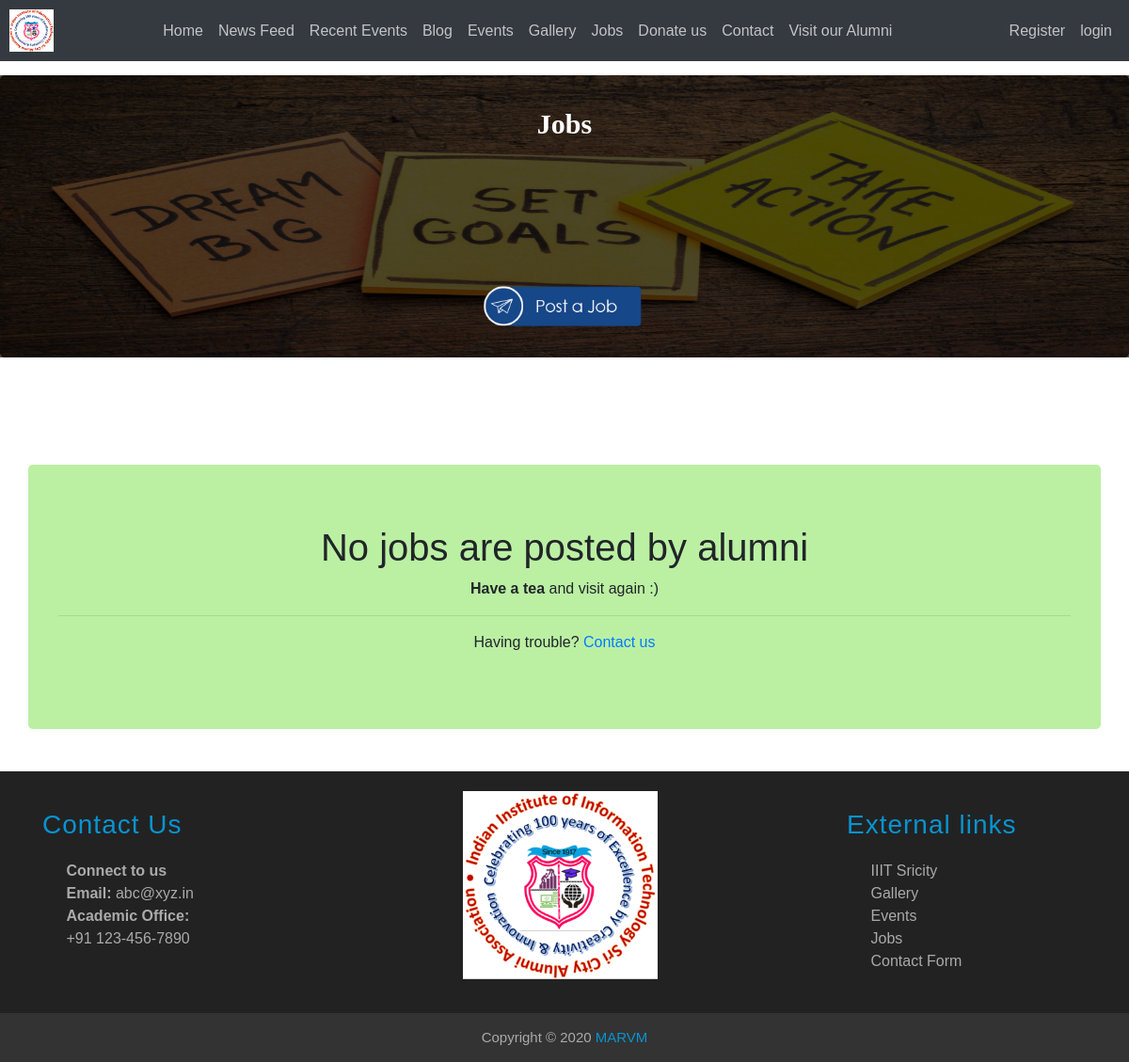
The app's page /jobs/, older data.
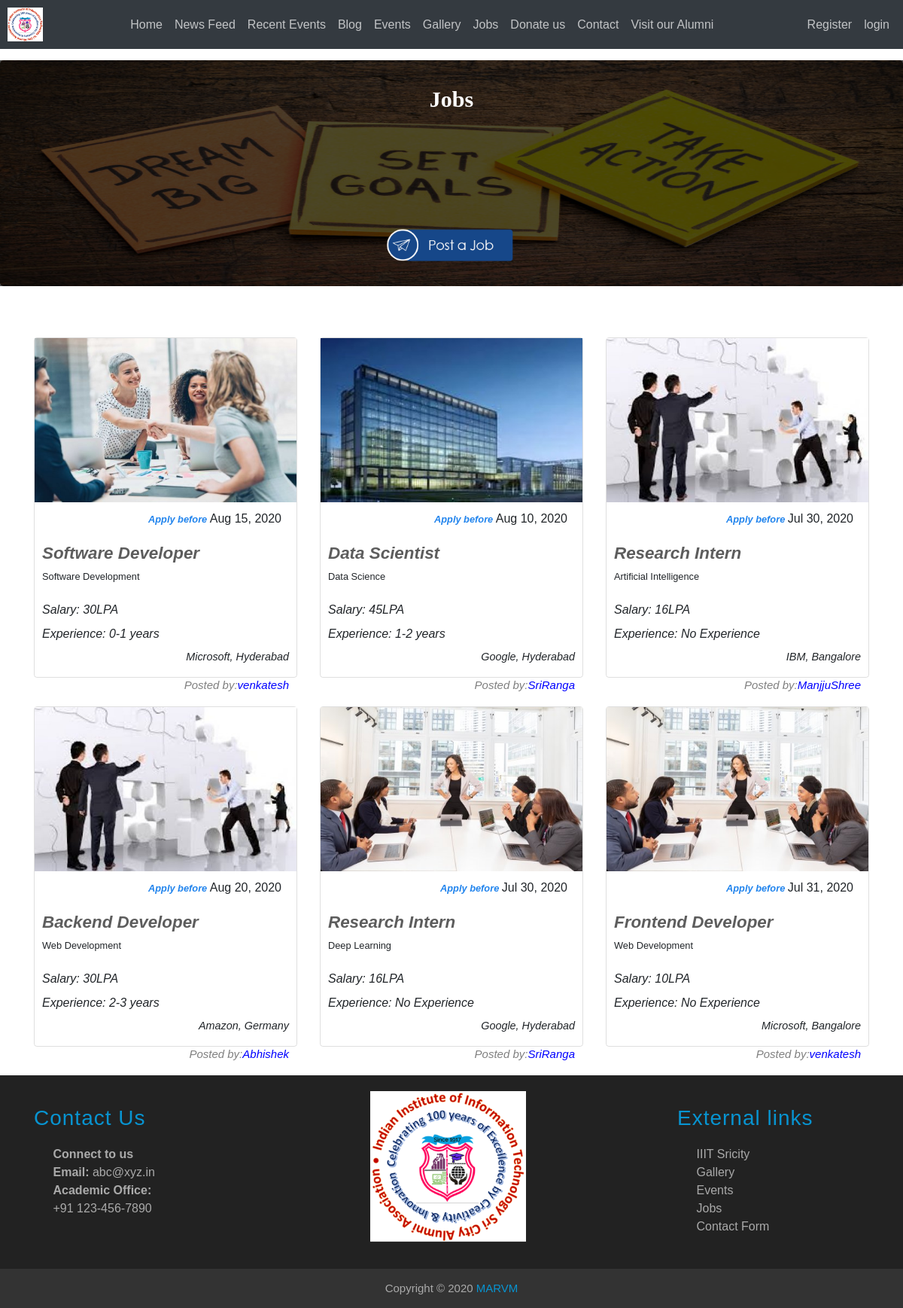
The same page, newer data.
### jobs/models.py (models this page shows, shortened)
class Jobs_details(models.Model):
    user = models.ForeignKey(User,on_delete=models.CASCADE)
    job_title = models.CharField(max_length=50)
    last_date = models.DateTimeField(max_length=10)
    company = models.CharField(max_length=50)
    place = models.CharField(max_length= 50)
    experience = models.CharField(max_length = 50)
    salary = models.CharField(max_length = 20)
    category=models.CharField(max_length=50)
    imgSrc=models.CharField(max_length=50)

### accounts/models.py (models this page shows)
class User(AbstractUser):
    phone_number = models.CharField(
        max_length=15,
        blank = False,
        default="",
        validators=[
            RegexValidator(
                regex='^([+][0-9]{1,4}[6-9][0-9]{9})$',
                message='mobile number should be in the format "+999999999" ',
                code='invalid_phone_number'
            ),
        ]
    )
    email_confirmed = models.BooleanField(default=False)
    conditions = models.BooleanField(default=False)
    avatar = models.ImageField(upload_to=update_filename,blank = True)
    linkedin_url = models.URLField(blank = True)
    github_url = models.URLField(blank = True)
    webpage_url = models.URLField(blank = True)
    passout_year = models.CharField(max_length=4,blank=True)
    company = models.CharField(max_length=100,blank = True)
    summary = models.CharField(max_length=100,blank = True)
    place = models.CharField(max_length = 100,blank = True)

### jobs/views.py (the view)
# urls.py: path('jobs/',JobsView,name="jobs"),
def JobsView(request):
    jobslist=Jobs_details.objects.all()
    return render(request,'jobs.html',{"jobslist":jobslist})

### templates/jobs.html (shortened to what this page needs)
{% extends "base.html" %}
{% load static %}
{% block content %}
    <div class="jobpost jumbotron">
      <div class="layer">
        <h3 class="jobs_h3">Jobs</h3>
        <a href="{% url 'post_job' %}"><img class="jobpostbut" src="{% static 'assets/jobs_images/post-a-job.png' %}" alt="" style="padding-top: 30px;margin-top: 100px;"></a>
      </div>
    </div>
    <div id="joblistid" class="jobslist">
        <div class="container">
          <div class="row ">
          {% if jobslist %}
            {% for jobs in jobslist %}
            <div class="col-md-6 col-sm-6 col-xs-8 col-lg-4">
              <div class="jobcard mb-4 box-shadow">
                    <div class="job_img_cont">
                        <img class="img-fluid" src="{% static jobs.imgSrc %}" style="max-width: 100%; height:auto; padding-bottom: 3%;" alt="#">
                    </div>
                    <div class="deadline">
                        <p class="deadline text-right"><span style="font-size: 0.8rem;color:#2184ed; font-style: italic;font-weight: bold;">Apply before </span><span>{{jobs.last_date|date:"M d, Y"}}</span></p>
                    </div>
                    <p class="jobtitle">{{jobs.job_title}}</p>
                    <p class="categories">{{jobs.category}}</p>
                    <p class="tag"><em><span>Salary: </span></em>{{jobs.salary}}</p>
                    <p class="tag"><em><span>Experience: </span></em>{{jobs.experience}}</p>
                    <div class="bottom">
                      <p class="company text-right"><span class="highlight">{{jobs.company}}</span>, <span>{{jobs.place}}</span></p>
                      <p class="Postedby">Posted by:<a href="{% url 'profile_page' username=jobs.user.username %}" style="color:blue">{{jobs.user.username}}</a></p>
                    </div>
              </div>
            </div>
            {% endfor %}
          {% else %}
             <div class="container jumbotron thank_you" style="margin-top:4%;margin-bottom:4%;text-align:center;background-color: #bbf0a3;">
				<h1>No jobs are posted by alumni</h1>
				<p><strong>Have a tea</strong> and visit again :)</p>
				<hr>
				<p>Having trouble? <a href="{% url 'contactform' %}">Contact us</a></p>
			</div>
          {% endif %}
        </div>
    </div>
    </div>
{% endblock content %}

### templates/base.html (shortened to what this page needs)
<!DOCTYPE html> {% load static %}
<html lang="en">
<head>
    <link href="{% static 'chat/css/style3.css' %}" rel="stylesheet" type="text/css" media="all">
    <link rel="stylesheet" href="https://cdnjs.cloudflare.com/ajax/libs/font-awesome/4.7.0/css/font-awesome.min.css">
    <link rel="stylesheet" href="https://maxcdn.bootstrapcdn.com/bootstrap/4.4.1/css/bootstrap.min.css">
    <link rel="stylesheet" href="https://unpkg.com/aos@2.3.0/dist/aos.css">
    <link rel="stylesheet" href="https://cdnjs.cloudflare.com/ajax/libs/font-awesome/4.7.0/css/font-awesome.min.css">
</head>
<body>
    <nav id="func_navbar" class="navbar-custom navbar navbar-expand-md navbar-dark bg-dark fixed-top" style="padding: 10px;">
        <a id="func_logo" class="nav-brand abs" href="{% url 'home' %}"><img src="{% static '/img/iiits/iiitslogo.png' %}" style="width:47px;"></a>
        <div class="collapse navbar-collapse" id="navbarNavDropdown">
            <ul class="navbar-nav mx-auto">
                <li class="nav-item">
                    <a class="nav-link" href="{% url 'home' %}#">Home</a>
                </li>
                <li class="nav-item">
                    <a class="nav-link" href="{% url 'home' %}#news_feed">News Feed</a>
                </li>
                <li class="nav-item">
                    <a class="nav-link" href="{% url 'home' %}#recent_events">Recent Events</a>
                </li>
                <li class="nav-item">
                    <a class="nav-link" href="{% url 'blog-home' %}">Blog</a>
                </li>
                <li class="nav-item">
                    <a class="nav-link" href="{% url 'events' %}">Events</a>
                </li>
                <li class="nav-item">
                    <a class="nav-link" href="{% url 'gallery' %}">Gallery</a>
                </li>
                <li class="nav-item">
                    <a class="nav-link" href="{% url 'jobs' %}">Jobs</a>
                </li>
                <li class="nav-item">
                    <a class="nav-link" href="{% url 'donation-page' %}">Donate us</a>
                </li>
                <li class="nav-item">
                    <a class="nav-link" href="{% url 'contactform' %}">Contact</a>
                </li>
                {% if user.is_superuser %}
                {% else %}
                <li class="nav-item">
                    <a class="nav-link" href="{% url 'searchalumni' %}">Visit our Alumni</a>
                </li>
                {% endif %}
            </ul>
            <ul class="navbar-nav">
                {% if user.is_authenticated %}
                    {% if user.is_staff %}
                        <li class="nav-item"><a class="nav-link" href="{% url 'profile_page' username=user.username %}">Hi, {{ user.username }}!</a></li>
                    {% else %}
                        <li class="nav-item"><a class="nav-link" href="{% url 'profile_page' username=user.username %}">Hi, {{ user.last_name }}!</a></li>
                    {% endif %}
                    <li class="nav-item"><a class="nav-link" href="{% url 'logout' %}?next={{ request.path }}">logout</a></li>
                {% else %}
                    <li class="nav-item"><a class="nav-link" href="{% url 'register' %}">Register</a></li>
                    <li class="nav-item"><a class="nav-link" href="{% url 'login' %}?next={{ request.path }}">login</a></li>
                {% endif %}
            </ul>
        </div>
    </nav>
    <div class="container-fluid py-4"></div>
    {% block content %}
    {% endblock %}
    <footer>
        <div class="container">
            <div class="row">
                <div class="col-lg-3 col-md-6">
                <h3>Contact Us</h3>
                <ul class="list-unstyled three-column" style="padding-left:10%;">
                    <b>Connect to us</b><br>
                    <b>Email:</b>
                    <a href="">abc@xyz.in</a>
                    <br>
                    <b>Academic Office:</b><br>
                    <a href="tel:+91 123-456-7890">+91 123-456-7890</a>
                </ul>
                </div>
                <div class="col-lg-6 col-md-6">
                <ul class="list-unstyled three-column">
                    <img class="custom-img" style="height:200px" src="{% static '/img/iiits/iiitslogo.png' %}">
                </ul>
                </div>
                <div class="col-lg-3 col-md-6">
                <h3>External links</h3>
                <ul class="list-unstyled three-column" style="padding-left:10%;">
                    <a href="{% url 'home' %}#"> IIIT Sricity</a><br>
                    <a href="{% url 'gallery' %}">Gallery</a><br>
                    <a href="{% url 'events' %}">Events</a><br>
                    <a href="{% url 'jobs' %}">Jobs </a><br>
                    <a href="{% url 'contactform' %}">Contact Form</a><br>
                </ul>
                </div>
            </div>
        </div>
        <div class="copyright text-center">
            Copyright &copy; 2020 <span>MARVM</span>
        </div>
    </footer>
</body>
</html>

### templates/base.html (style rules this page uses)
body { margin: 0; font-family: Arial, Helvetica, sans-serif; overflow-x:hidden; }
.navbar { width: 100%; }
footer { background: #222; color: #aaa; padding-top: 10px; }
footer a { color: #aaa; }
footer h3 { color: #0894d1; letter-spacing: 1px; margin: 30px 0 20px; }
footer .three-column { overflow: hidden; }
footer .copyright { padding: 15px 0; background: #333; margin-top: 20px; font-size: 15px; }
footer .copyright span { color: #0894d1; }
.custom-img { padding-left:13%; }
@media (min-width: 768px) { .custom-img { padding-left:30%; margin-top:2%; } }
.navbar-dark .navbar-nav .nav-link { color: rgba(255,255,255,0.7); }

Row changes from the older to the newer data that the page shows:
added Jobs_details: imgSrc (picture), last_date "Aug 15, 2020", job_title "Software Developer", category "Software Development", salary "30LPA", experience "0-1 years", company "Microsoft", place "Hyderabad", user.username "venkatesh"
added Jobs_details: imgSrc (picture), last_date "Aug 10, 2020", job_title "Data Scientist", category "Data Science", salary "45LPA", experience "1-2 years", company "Google", place "Hyderabad", user.username "SriRanga"
added Jobs_details: imgSrc (picture), last_date "Jul 30, 2020", job_title "Research Intern", category "Artificial Intelligence", salary "16LPA", experience "No Experience", company "IBM", place "Bangalore", user.username "ManjjuShree"
added Jobs_details: imgSrc (picture), last_date "Aug 20, 2020", job_title "Backend Developer", category "Web Development", salary "30LPA", experience "2-3 years", company "Amazon", place "Germany", user.username "Abhishek"
added Jobs_details: imgSrc (picture), last_date "Jul 30, 2020", job_title "Research Intern", category "Deep Learning", salary "16LPA", experience "No Experience", company "Google", place "Hyderabad", user.username "SriRanga"
added Jobs_details: imgSrc (picture), last_date "Jul 31, 2020", job_title "Frontend Developer", category "Web Development", salary "10LPA", experience "No Experience", company "Microsoft", place "Bangalore", user.username "venkatesh"
Text that changed along with them:
text no longer shown: "No jobs are posted by alumni Have a tea and visit again :) Having trouble? Contact us"
